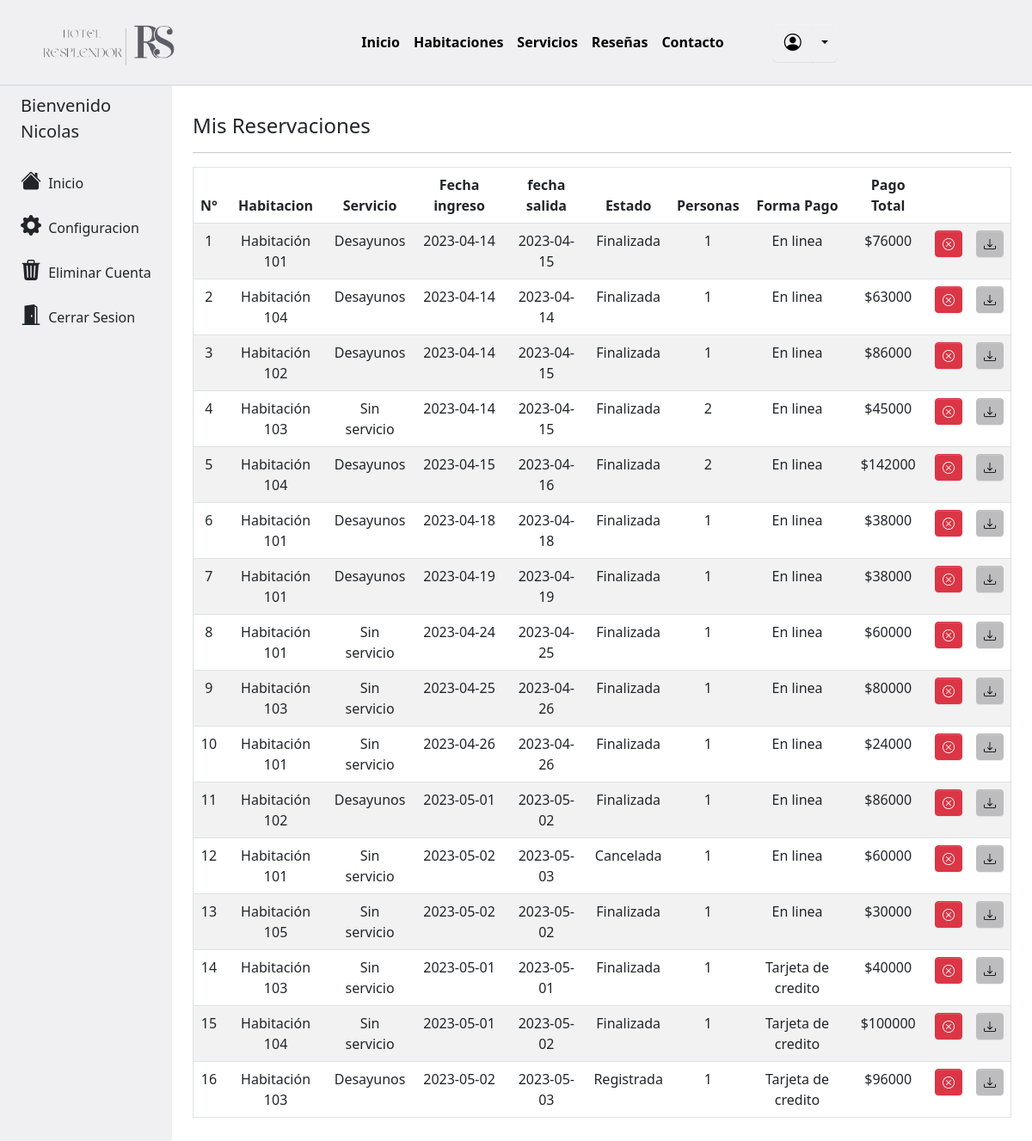
Screenshot of /user/indexU.php (signed in) with the database file from the repository.
### tables this page shows
CREATE TABLE `usuarios` (
  `id_usuario` int(6) NOT NULL,
  `nombre_usuario` varchar(25) NOT NULL,
  `apellido_usuario` varchar(25) NOT NULL,
  `documento` varchar(25) NOT NULL,
  `fecha_nacimiento` date DEFAULT NULL,
  `telefono` varchar(25) NOT NULL,
  `email` varchar(25) NOT NULL,
  `password` varchar(25) NOT NULL,
  `fecha_reg` timestamp NOT NULL DEFAULT current_timestamp() ON UPDATE current_timestamp(),
  `token` varchar(25) DEFAULT NULL
);

CREATE TABLE `reservacion` (
  `id_reservacion` int(6) NOT NULL,
  `id_usuario` int(11) NOT NULL,
  `id_habitacion` int(11) NOT NULL,
  `id_servicio` int(11) NOT NULL,
  `fecha_reservacion` timestamp NOT NULL DEFAULT current_timestamp() ON UPDATE current_timestamp(),
  `fecha_ingreso` date NOT NULL,
  `fecha_salida` date NOT NULL,
  `cantidad_personas` varchar(25) NOT NULL,
  `estado_reservacion` varchar(25) NOT NULL,
  `forma_pago` varchar(25) DEFAULT NULL,
  `total_pago` int(11) NOT NULL
);

CREATE TABLE `habitacion` (
  `id_habitacion` int(6) NOT NULL,
  `id_tipo_habitacion` int(11) NOT NULL,
  `id_estado` int(11) NOT NULL,
  `id_temporada` int(11) NOT NULL,
  `nombre_habitacion` varchar(25) NOT NULL,
  `descripcion_habitacion` text NOT NULL,
  `cantidad_personas` varchar(25) NOT NULL,
  `precio_Tb` int(11) NOT NULL,
  `precio_Ta` int(11) NOT NULL,
  `imagen_habitacion` text NOT NULL,
  `cant_reservas` int(11) NOT NULL,
  `id_promocion` int(11) DEFAULT NULL
);

CREATE TABLE `servicio` (
  `id_servicio` int(11) NOT NULL,
  `id_categoria_servicio` int(11) NOT NULL,
  `nombre_servicio` varchar(25) NOT NULL,
  `descripcion_servicio` text NOT NULL,
  `tarifa_servicio` int(11) NOT NULL,
  `imagen_servicio` text NOT NULL
);

### controller/conexion2.php (called while the page is built, shortened)
<?php
    class Conectar{
        function conectarDb(){
            $servidor = "localhost";
            $user = "root";
            $password = "";
            $database = "HOTEL2";
            $con= new mysqli($servidor, $user, $password, $database);
            return $con;
        }
    }
?>

### user/indexU.php (the view, shortened to what this page needs)
<?php
    $usuario = $_SESSION["Usuario"];
    $conexion = new Conexion();
    $conn = $conexion->conectarDB();
?>
<!DOCTYPE html>
<html>
    <head>
        <link rel="stylesheet" href="../css/custom.css">
        <link rel="stylesheet" href="../libs/bootstrap-icons/bootstrap-icons.css">
        <link href="https://cdn.datatables.net/v/bs5/dt-1.13.4/datatables.min.css" rel="stylesheet"/>
        <link href="https://cdn.jsdelivr.net/npm/bootstrap@5.3.0-alpha3/dist/css/bootstrap.min.css" rel="stylesheet">
    </head>
    <body>
        <?php
            include '../modules/menu.php';
        ?>
        <div class="container-fluid">
            <div class="row flex-nowrap">
                <?php
                    include '../modules/sidebar_user.php';
                ?>
                <div class="col-xl-10 col-sm-8 col-md-9 py-3">
                    <div class="container">
                    <div class="my-3    ">
                            <h4>Mis Reservaciones</h4>
                            <hr>
                        </div>
                        <?php
                            $sql = "SELECT r.id_reservacion, r.fecha_ingreso, r.fecha_salida, r.estado_reservacion, r.cantidad_personas, r.total_pago, r.forma_pago, h.nombre_habitacion, s.nombre_servicio FROM reservacion r
                            JOIN habitacion h ON r.id_habitacion = h.id_habitacion
                            JOIN servicio s ON r.id_servicio = s.id_servicio
                            WHERE id_usuario=$usuario order by id_reservacion;";
                            $resultset = $conn->query($sql);
                        ?>
                        <table class="table table-hover table-striped text-center border" id="tabla" >
                            <thead>
                                <tr><th>N°</th><th>Habitacion</th><th>Servicio</th><th>Fecha ingreso</th><th>fecha salida</th><th>Estado</th><th>Personas</th><th>Forma Pago</th><th>Pago Total</th><th></th><th></th></tr>
                            </thead>
                            <tbody>
                            <?php
                                if($resultset->num_rows>0){
                                    while($fila = $resultset->fetch_assoc()){
                                        echo "<tr id='tabla'><td>".$fila["id_reservacion"]."</td><td>".$fila["nombre_habitacion"]."</td><td>".$fila["nombre_servicio"]."</td><td>".$fila["fecha_ingreso"]."</td><td>".$fila["fecha_salida"]."</td><td>".$fila["estado_reservacion"]."</td><td>".$fila['cantidad_personas']."</td><td>".$fila['forma_pago']."</td><td>$".$fila['total_pago']."</td>
                                        <td><button type='submit' onclick='confirmar(this.value)' class='btn btn-sm btn-danger' id='btnCancelar' value='".$fila['id_reservacion']."' ><i class='bi bi-x-circle' data-bs-toggle='tooltip' data-bs-placement='top' data-bs-title='Tooltip on top'></i></button></td>
                                        <td><a href='http://localhost/hotel/factura/factura_user.php?id=".$fila['id_reservacion']."' value='".$fila['id_reservacion']."' type='submit' class='btn btn-sm btn-secondary' target='_blank'><i class='bi bi-download'></i></a></td>
                                        </tr>";
                                    }
                                }
                            ?>
                            </tbody>
                        </table>
                    </div>
                </div>
            </div>
        </div>
    </body>
</html>

### modules/sidebar_user.php (shortened to what this page needs)
<?php
    include '../controller/conexion2.php';
    $conexion = new Conectar();
    $con = $conexion->conectardB();
    $sql = "SELECT nombre_usuario, apellido_usuario FROM usuarios WHERE id_usuario = '".$user."'";
    $resulset = $con->query($sql);
?>
<!DOCTYPE html>
<html>
    <head>
        <link rel="stylesheet" href="../css/custom.css">
        <link rel="stylesheet" href="../libs/bootstrap-icons/bootstrap-icons.css">
    </head>
    <body>
    <div class="container-fluid">
        <div class="row flex-nowrap">
            <div class="col-auto col-md-3 col-xl-2 px-sm-2 px-0 bg-light">
                <div class="d-flex flex-column align-items-center align-items-sm-start px-3 pt-2 text-white min-vh-100">
                    <a href="/" class="d-flex align-items-center pb-3 mb-md-0 me-md-auto text-dark text-decoration-none">
                        <?php while ($fila = $resulset->fetch_assoc()) { ?>
                        <span class="fs-5 d-none d-sm-inline">Bienvenido <br> <?php echo $fila["nombre_usuario"] ?></span>
                        <?php
                        }
                        ?>
                    </a>
                    <ul class="nav nav-pills flex-column mb-sm-auto mb-0 align-items-center align-items-sm-start" id="menu" >
                        <li class="nav-item">
                            <a href="http://localhost/hotel/user/indexU.php" class="nav-link align-middle px-0 text-dark">
                                <i class="fs-4 bi-house-fill"></i> <span class="ms-1 d-none d-sm-inline ">Inicio</span>
                            </a>
                        </li>
                        <li>
                            <a href="#submenu3" data-bs-toggle="collapse" class="nav-link px-0 align-middle text-dark">
                            <i class="fs-4 bi-gear-fill"></i> <span class="ms-1 d-none d-sm-inline">Configuracion</span> </a>
                        </li>
                        <li class="nav-item">
                            <a href="http://localhost/hotel/user/eliminar.php" class="nav-link align-middle px-0 text-dark">
                                <i class="fs-4 bi-trash3-fill"></i> <span class="ms-1 d-none d-sm-inline ">Eliminar Cuenta</span>
                            </a>
                        </li>
                        <li>
                        <a href="http://localhost/hotel/user/cerrar_sesion_u.php" class="nav-link px-0 align-middle text-dark">
                                    <i class="fs-4 bi-door-open-fill"></i> <span class="ms-1 d-none d-sm-inline">Cerrar Sesion</span> </a>
                        </li>
                    </ul>
                </div>
            </div>
    </body>
</html>

### rows the page displays
usuarios: nombre_usuario "Nicolas"
reservacion: id_reservacion "1", id_habitacion.nombre_habitacion "Habitación 101", id_servicio.nombre_servicio "Desayunos", fecha_ingreso "2023-04-14", fecha_salida "2023-04-15", estado_reservacion "Finalizada", cantidad_personas "1", forma_pago "En linea", total_pago "76000"
reservacion: id_reservacion "2", id_habitacion.nombre_habitacion "Habitación 104", id_servicio.nombre_servicio "Desayunos", fecha_ingreso "2023-04-14", fecha_salida "2023-04-14", estado_reservacion "Finalizada", cantidad_personas "1", forma_pago "En linea", total_pago "63000"
reservacion: id_reservacion "3", id_habitacion.nombre_habitacion "Habitación 102", id_servicio.nombre_servicio "Desayunos", fecha_ingreso "2023-04-14", fecha_salida "2023-04-15", estado_reservacion "Finalizada", cantidad_personas "1", forma_pago "En linea", total_pago "86000"
reservacion: id_reservacion "4", id_habitacion.nombre_habitacion "Habitación 103", id_servicio.nombre_servicio "Sin servicio", fecha_ingreso "2023-04-14", fecha_salida "2023-04-15", estado_reservacion "Finalizada", cantidad_personas "2", forma_pago "En linea", total_pago "45000"
reservacion: id_reservacion "5", id_habitacion.nombre_habitacion "Habitación 104", id_servicio.nombre_servicio "Desayunos", fecha_ingreso "2023-04-15", fecha_salida "2023-04-16", estado_reservacion "Finalizada", cantidad_personas "2", forma_pago "En linea", total_pago "142000"
reservacion: id_reservacion "6", id_habitacion.nombre_habitacion "Habitación 101", id_servicio.nombre_servicio "Desayunos", fecha_ingreso "2023-04-18", fecha_salida "2023-04-18", estado_reservacion "Finalizada", cantidad_personas "1", forma_pago "En linea", total_pago "38000"
reservacion: id_reservacion "7", id_habitacion.nombre_habitacion "Habitación 101", id_servicio.nombre_servicio "Desayunos", fecha_ingreso "2023-04-19", fecha_salida "2023-04-19", estado_reservacion "Finalizada", cantidad_personas "1", forma_pago "En linea", total_pago "38000"
reservacion: id_reservacion "8", id_habitacion.nombre_habitacion "Habitación 101", id_servicio.nombre_servicio "Sin servicio", fecha_ingreso "2023-04-24", fecha_salida "2023-04-25", estado_reservacion "Finalizada", cantidad_personas "1", forma_pago "En linea", total_pago "60000"
reservacion: id_reservacion "9", id_habitacion.nombre_habitacion "Habitación 103", id_servicio.nombre_servicio "Sin servicio", fecha_ingreso "2023-04-25", fecha_salida "2023-04-26", estado_reservacion "Finalizada", cantidad_personas "1", forma_pago "En linea", total_pago "80000"
reservacion: id_reservacion "10", id_habitacion.nombre_habitacion "Habitación 101", id_servicio.nombre_servicio "Sin servicio", fecha_ingreso "2023-04-26", fecha_salida "2023-04-26", estado_reservacion "Finalizada", cantidad_personas "1", forma_pago "En linea", total_pago "24000"
reservacion: id_reservacion "11", id_habitacion.nombre_habitacion "Habitación 102", id_servicio.nombre_servicio "Desayunos", fecha_ingreso "2023-05-01", fecha_salida "2023-05-02", estado_reservacion "Finalizada", cantidad_personas "1", forma_pago "En linea", total_pago "86000"
reservacion: id_reservacion "12", id_habitacion.nombre_habitacion "Habitación 101", id_servicio.nombre_servicio "Sin servicio", fecha_ingreso "2023-05-02", fecha_salida "2023-05-03", estado_reservacion "Cancelada", cantidad_personas "1", forma_pago "En linea", total_pago "60000"
reservacion: id_reservacion "13", id_habitacion.nombre_habitacion "Habitación 105", id_servicio.nombre_servicio "Sin servicio", fecha_ingreso "2023-05-02", fecha_salida "2023-05-02", estado_reservacion "Finalizada", cantidad_personas "1", forma_pago "En linea", total_pago "30000"
reservacion: id_reservacion "14", id_habitacion.nombre_habitacion "Habitación 103", id_servicio.nombre_servicio "Sin servicio", fecha_ingreso "2023-05-01", fecha_salida "2023-05-01", estado_reservacion "Finalizada", cantidad_personas "1", forma_pago "Tarjeta de credito", total_pago "40000"
reservacion: id_reservacion "15", id_habitacion.nombre_habitacion "Habitación 104", id_servicio.nombre_servicio "Sin servicio", fecha_ingreso "2023-05-01", fecha_salida "2023-05-02", estado_reservacion "Finalizada", cantidad_personas "1", forma_pago "Tarjeta de credito", total_pago "100000"
reservacion: id_reservacion "16", id_habitacion.nombre_habitacion "Habitación 103", id_servicio.nombre_servicio "Desayunos", fecha_ingreso "2023-05-02", fecha_salida "2023-05-03", estado_reservacion "Registrada", cantidad_personas "1", forma_pago "Tarjeta de credito", total_pago "96000"
